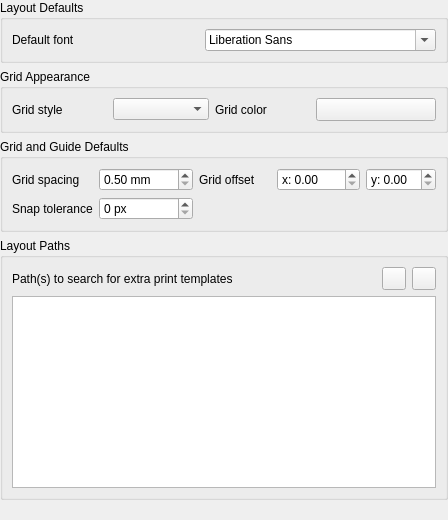
             <widget class="QWidget" name="mOptionsScrollAreaContents_12">
              <property name="geometry">
               <rect>
                <x>0</x>
                <y>0</y>
                <width>448</width>
                <height>520</height>
               </rect>
              </property>
              <layout class="QVBoxLayout" name="verticalLayout_39">
               <property name="leftMargin">
                <number>0</number>
               </property>
               <property name="topMargin">
                <number>0</number>
               </property>
               <property name="rightMargin">
                <number>0</number>
               </property>
               <property name="bottomMargin">
                <number>0</number>
               </property>
               <item>
                <widget class="QgsCollapsibleGroupBox" name="groupBox_3">
                 <property name="enabled">
                  <bool>true</bool>
                 </property>
                 <property name="title">
                  <string>Layout Defaults</string>
                 </property>
                 <layout class="QGridLayout" name="gridLayout_8">
                  <item row="1" column="0">
                   <layout class="QHBoxLayout" name="horizontalLayout_39">
                    <item>
                     <widget class="QLabel" name="label_60">
                      <property name="text">
                       <string>Default font</string>
                      </property>
                     </widget>
                    </item>
                    <item>
                     <widget class="QFontComboBox" name="mComposerFontComboBox" />
                    </item>
                   </layout>
                  </item>
                 </layout>
                </widget>
               </item>
               <item>
                <widget class="QgsCollapsibleGroupBox" name="groupBox_23">
                 <property name="title">
                  <string>Grid Appearance</string>
                 </property>
                 <layout class="QGridLayout" name="gridLayout_9">
                  <item row="0" column="0">
                   <widget class="QLabel" name="label_66">
                    <property name="text">
                     <string>Grid style</string>
                    </property>
                   </widget>
                  </item>
                  <item row="0" column="2">
                   <widget class="QComboBox" name="mGridStyleComboBox" />
                  </item>
                  <item row="0" column="3">
                   <widget class="QLabel" name="label_4">
                    <property name="text">
                     <string>Grid color</string>
                    </property>
                   </widget>
                  </item>
                  <item row="0" column="4">
                   <widget class="QgsColorButton" name="mGridColorButton">
                    <property name="minimumSize">
                     <size>
                      <width>120</width>
                      <height>0</height>
                     </size>
                    </property>
                    <property name="maximumSize">
                     <size>
                      <width>120</width>
                      <height>16777215</height>
                     </size>
                    </property>
                    <property name="text">
                     <string />
                    </property>
                   </widget>
                  </item>
                 </layout>
                </widget>
               </item>
               <item>
                <widget class="QgsCollapsibleGroupBox" name="groupBox_24">
                 <property name="title">
                  <string>Grid and Guide Defaults</string>
                 </property>
                 <layout class="QGridLayout" name="gridLayout_11">
                  <item row="0" column="0">
                   <widget class="QLabel" name="label_61">
                    <property name="text">
                     <string>Grid spacing</string>
                    </property>
                   </widget>
                  </item>
                  <item row="0" column="1">
                   <widget class="QgsDoubleSpinBox" name="mGridResolutionSpinBox">
                    <property name="suffix">
                     <string> mm</string>
                    </property>
                    <property name="minimum">
                     <double>0.500000000000000</double>
                    </property>
                    <property name="maximum">
                     <double>9999.000000000000000</double>
                    </property>
                   </widget>
                  </item>
                  <item row="0" column="2">
                   <widget class="QLabel" name="label_63">
                    <property name="text">
                     <string>Grid offset</string>
                    </property>
                    <property name="wordWrap">
                     <bool>true</bool>
                    </property>
                   </widget>
                  </item>
                  <item row="0" column="3">
                   <layout class="QHBoxLayout" name="horizontalLayout_36">
                    <item>
                     <widget class="QgsDoubleSpinBox" name="mOffsetXSpinBox">
                      <property name="prefix">
                       <string>x: </string>
                      </property>
                      <property name="maximum">
                       <double>9999.000000000000000</double>
                      </property>
                     </widget>
                    </item>
                    <item>
                     <widget class="QgsDoubleSpinBox" name="mOffsetYSpinBox">
                      <property name="prefix">
                       <string>y: </string>
                      </property>
                      <property name="suffix">
                       <string />
                      </property>
                     </widget>
                    </item>
                   </layout>
                  </item>
                  <item row="1" column="0">
                   <widget class="QLabel" name="label_62">
                    <property name="text">
                     <string>Snap tolerance</string>
                    </property>
                   </widget>
                  </item>
                  <item row="1" column="1">
                   <widget class="QgsSpinBox" name="mSnapToleranceSpinBox">
                    <property name="suffix">
                     <string> px</string>
                    </property>
                    <property name="maximum">
                     <number>200</number>
                    </property>
                   </widget>
                  </item>
                 </layout>
                </widget>
               </item>
               <item>
                <widget class="QgsCollapsibleGroupBox" name="groupBox_27">
                 <property name="title">
                  <string>Layout Paths</string>
                 </property>
                 <layout class="QGridLayout" name="_7">
                  <item row="0" column="0">
                   <widget class="QLabel" name="mSVGLabel_3">
                    <property name="text">
                     <string>Path(s) to search for extra print templates</string>
                    </property>
                   </widget>
                  </item>
                  <item row="0" column="1">
                   <spacer>
                    <property name="orientation">
                     <enum>Qt::Horizontal</enum>
                    </property>
                    <property name="sizeHint" stdset="0">
                     <size>
                      <width>31</width>
                      <height>20</height>
                     </size>
                    </property>
                   </spacer>
                  </item>
                  <item row="0" column="2">
                   <widget class="QToolButton" name="mBtnAddTemplatePath">
                    <property name="toolTip">
                     <string>Add new path</string>
                    </property>
                    <property name="text">
                     <string />
                    </property>
                    <property name="icon">
                     <iconset resource="../../images/images.qrc">
                      <normaloff>:/images/themes/default/symbologyAdd.svg</normaloff>:/images/themes/default/symbologyAdd.svg</iconset>
                    </property>
                   </widget>
                  </item>
                  <item row="0" column="3">
                   <widget class="QToolButton" name="mBtnRemoveTemplatePath">
                    <property name="toolTip">
                     <string>Remove path</string>
                    </property>
                    <property name="text">
                     <string />
                    </property>
                    <property name="icon">
                     <iconset resource="../../images/images.qrc">
                      <normaloff>:/images/themes/default/symbologyRemove.svg</normaloff>:/images/themes/default/symbologyRemove.svg</iconset>
                    </property>
                   </widget>
                  </item>
                  <item row="1" column="0" colspan="4">
                   <widget class="QListWidget" name="mListComposerTemplatePaths">
                    <property name="minimumSize">
                     <size>
                      <width>0</width>
                      <height>120</height>
                     </size>
                    </property>
                   </widget>
                  </item>
                 </layout>
                </widget>
               </item>
               <item>
                <spacer name="verticalSpacer_10">
                 <property name="orientation">
                  <enum>Qt::Vertical</enum>
                 </property>
                 <property name="sizeHint" stdset="0">
                  <size>
                   <width>20</width>
                   <height>0</height>
                  </size>
                 </property>
                </spacer>
               </item>
              </layout>
             </widget>
